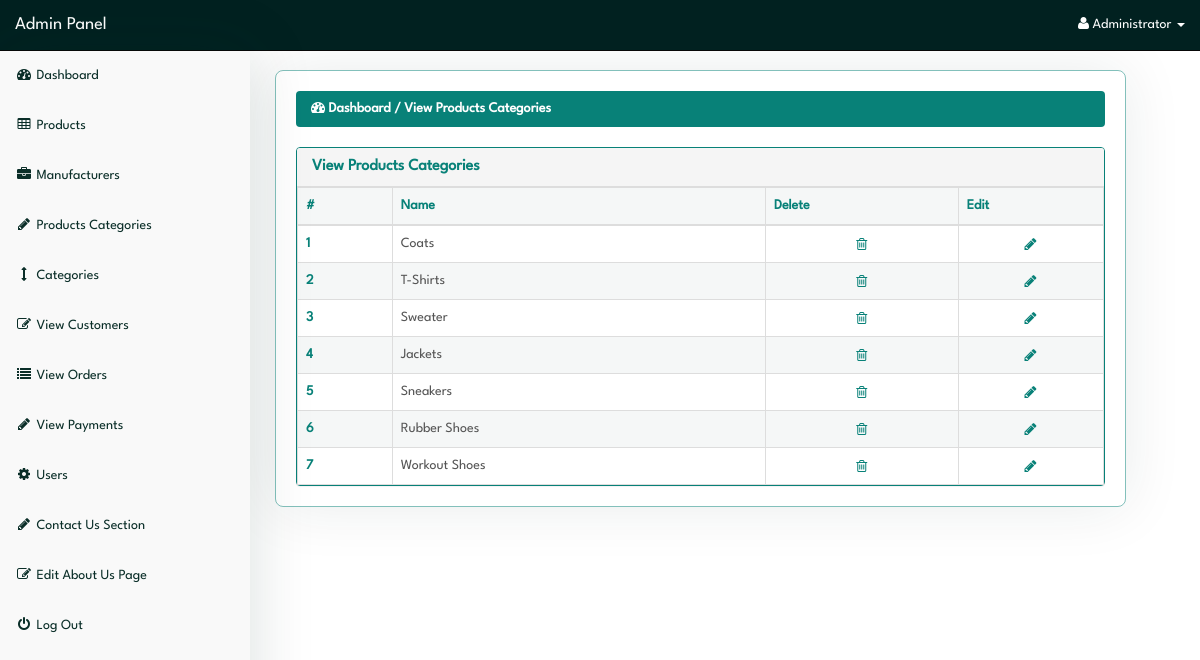
The page /admin/index.php?view_p_cats (signed in) on the database its author committed.
### tables this page shows
CREATE TABLE `product_categories` (
  `p_cat_id` int(10) NOT NULL,
  `p_cat_title` text NOT NULL,
  `p_cat_top` text NOT NULL
);

### admin/view_p_cats.php (the view)
<?php
if(!isset($_SESSION['admin_email'])){
echo "<script>window.open('login.php','_self')</script>";
}
else {
?>
<div class="row">
  <div class="col-lg-12">
    <ol class="breadcrumb">
      <li class="active">
        <i class="fa fa-dashboard"></i> Dashboard / View Products Categories
      </li>
    </ol>
  </div>
</div>
<div class="row">
  <div class="col-lg-12">
    <div class="panel panel-default">
      <div class="panel-heading">
        <h3 class="panel-title">
           View Products Categories
        </h3>
      </div>
      <div class="panel-body">
        <div class="table-responsive">
          <table class="table table-bordered table-hover table-striped">
            <thead>
              <tr>
                <th>#</th>
                <th>Name</th>
                <th>Delete</th>
                <th>Edit</th>
              </tr>
            </thead>
            <tbody>
              <?php
$i=0;
$get_p_cats = "select * from product_categories";
$run_p_cats = mysqli_query($con,$get_p_cats);
while($row_p_cats = mysqli_fetch_array($run_p_cats)){
$p_cat_id = $row_p_cats['p_cat_id'];
$p_cat_title = $row_p_cats['p_cat_title'];
$i++;
?>
              <tr>
                <td> <?php echo $i; ?> </td>
                <td> <?php echo $p_cat_title; ?> </td>
                <td class="button delete">
                  <a href="index.php?delete_p_cat=<?php echo $p_cat_id; ?>">
                    <i class="fa fa-trash-o"></i>
                  </a>
                </td>
                <td class="button edit">
                  <a href="index.php?edit_p_cat=<?php echo $p_cat_id; ?>">
                    <i class="fa fa-pencil"></i>
                  </a>
                </td>
              </tr>
              <?php } ?>
            </tbody>
          </table>
        </div>
      </div>
    </div>
  </div>
</div>
<?php } ?>

### admin/index.php (shortened to what this page needs)
<?php
include("includes/db.php");
if(!isset($_SESSION['admin_email'])){
  echo "<script>window.open('login.php','_self')</script>";
} else {
  $admin_session = $_SESSION['admin_email'];
  $get_admin = "select * from admins  where admin_email='$admin_session'";
  $run_admin = mysqli_query($con,$get_admin);
  $row_admin = mysqli_fetch_array($run_admin);
  $admin_name = $row_admin['admin_name'];
?>
<!DOCTYPE html>
<html>
<head>
  <link href="css/bootstrap.min.css" rel="stylesheet">
  <link href="css/style.css" rel="stylesheet">
  <link href="font-awesome/css/font-awesome.min.css" rel="stylesheet">
</head>
<body>
  <div id="wrapper">
    <?php include("includes/sidebar.php");  ?>
    <div id="page-wrapper">
      <div class="container-fluid">
        <?php
          foreach ($pages as $param => $file) {
              if (isset($_GET[$param])) {
                  include($file);
                  break;
              }
          }
        ?>
      </div>
    </div>
  </div>
</body>
</html>
<?php } ?>

### admin/includes/sidebar.php (shortened to what this page needs)
<?php
if(!isset($_SESSION['admin_email'])){
echo "<script>window.open('login.php','_self')</script>";
}
else {
?>
<nav class="navbar navbar-inverse navbar-fixed-top">
  <div class="navbar-header">
    <a class="navbar-brand" href="index.php?dashboard">Admin Panel</a>
  </div>
  <ul class="nav navbar-right top-nav">
    <li class="dropdown">
      <a href="#" class="dropdown-toggle" data-toggle="dropdown">
        <i class="fa fa-user"></i>
        <?php echo $admin_name; ?> <b class="caret"></b>
      </a>
    </li>
  </ul>
  <div class="collapse navbar-collapse navbar-ex1-collapse">
    <ul class="nav navbar-nav side-nav">
      <li>
        <a href="index.php?dashboard">
          <i class="fa fa-fw fa-dashboard"></i> Dashboard
        </a>
      </li>
      <li>
        <a href="#" data-toggle="collapse" data-target="#products">
          <i class="fa fa-fw fa-table"></i> Products
        </a>
      </li>
      <li>
        <a href="#" data-toggle="collapse" data-target="#manufacturers">
          <i class="fa fa-fw fa-briefcase"></i> Manufacturers
        </a>
      </li>
      <li>
        <a href="#" data-toggle="collapse" data-target="#p_cat">
          <i class="fa fa-fw fa-pencil"></i> Products Categories
        </a>
      </li>
      <li>
        <a href="#" data-toggle="collapse" data-target="#cat">
          <i class="fa fa-fw fa-arrows-v"></i> Categories
        </a>
      </li>
      <li>
        <a href="index.php?view_customers">
          <i class="fa fa-fw fa-edit"></i> View Customers
        </a>
      </li>
      <li>
        <a href="index.php?view_orders">
          <i class="fa fa-fw fa-list"></i> View Orders
        </a>
      </li>
      <li>
        <a href="index.php?view_payments">
          <i class="fa fa-fw fa-pencil"></i> View Payments
        </a>
      </li>
      <li>
        <a href="#" data-toggle="collapse" data-target="#users">
          <i class="fa fa-fw fa-gear"></i> Users
        </a>
      </li>
      <li>
        <a href="#" data-toggle="collapse" data-target="#contact_us">
          <i class="fa fa-fw fa-pencil"> </i> Contact Us Section
        </a>
      </li>
      <li>
        <a href="index.php?edit_about_us">
          <i class="fa fa-fw fa-edit"></i> Edit About Us Page
        </a>
      </li>
      <li>
        <a href="logout.php">
          <i class="fa fa-fw fa-power-off"></i> Log Out
        </a>
      </li>
    </ul>
  </div>
</nav>
<?php } ?>

### admin/css/style.css (style rules this page uses)
:root { --p-clr-100: #088178; --p-clr-200: #ff4015; --p-clr-300: #0000d3; --p-clr-400: #ffb222; --p-clr-500: #0097d3; --p-clr-600: #00ad4e; --p-clr-700: #3a0080; --n-clr-100: #fefefe; --n-clr-200: #f9f9f9; --n-clr-300: #0a2e28; --n-clr-400: #012120; }
*, *::before, *::after { margin: 0; padding: 0; box-sizing: border-box; }
h1, h2, h3, h4, h5, h6 { font-weight: 600; }
body { font-family: 'LeagueSpartan-Regular', Helvetica, Arial, sans-serif; margin-top: 100px; }
@media (min-width: 768px) { body { margin-top: 50px; } }
#wrapper { padding-top: 1rem; padding-left: 255px; }
#page-wrapper { width: 90%; margin-top: 1rem; margin-left: 2rem; border-radius: 8px; border: 1px solid #08817980; box-shadow: 0 0 60px #0a2e2817; }
#page-wrapper .container-fluid { padding: 0; margin: 0; width: 100%; padding: 2rem; }
.top-nav { padding: 0 15px; }
.top-nav > li { display: inline-block; float: left; }
.top-nav > li > a { padding-top: 15px; padding-bottom: 15px; line-height: 20px; color: var(--n-clr-100); }
.navbar-inverse .navbar-nav > li > a { color: var(--n-clr-300); }
.navbar { background-color: var(--n-clr-400); }
.navbar .navbar-header a { color: white; }
.side-nav { position: fixed; top: 51px; width: 250px; border-radius: 0; overflow-y: auto; background-color: var(--n-clr-200); bottom: 0; overflow-x: hidden; padding-bottom: 40px; display: flex; align-items: center; justify-content: flex-start; flex-direction: column; box-shadow: 0 0 60px #0a2e2826; }
.side-nav > li, .side-nav > li > a { width: 100%; }
.row .col-lg-12 .panel { margin: 0; border: 0; }
.panel-body { border-radius: 5px; }
.container-fluid .row .col-lg-12 .breadcrumb { background-color: var(--p-clr-100); }
.container-fluid .row .col-lg-12 .breadcrumb li { color: var(--n-clr-100); font-weight: 600; }
.panel { border: 0; border: 1px solid var(--p-clr-100) !important; }
.panel-default .panel-title { color: #088178; }
.panel-default .panel-body { padding: 0; }
.panel-body .table-responsive .table { margin: 0; }
.table { border-collapse: collapse; }
.table-responsive .table thead tr th, .table-responsive .table tbody tr td:nth-child(1) { color: var(--p-clr-100); font-weight: bold; }
.table-responsive .table thead tr, .table-responsive .table tbody tr:nth-child(even) { background-color: #0b3a370a; }
.table-responsive .table tbody tr:nth-child(odd) { background: none; }
.table-responsive .table tbody tr { border: 0; border: 1px solid #08817950; color: #555; cursor: pointer; }
.table-responsive .table tbody tr td.button { padding: 0; height: 0; }
.table-responsive .table tbody tr td a { display: flex; align-items: center; justify-content: center; color: var(--p-clr-100); width: 100%; height: 100%; text-decoration: none; }

### rows shown on the page
product_categories: p_cat_title "Coats"
product_categories: p_cat_title "T-Shirts"
product_categories: p_cat_title "Sweater"
product_categories: p_cat_title "Jackets"
product_categories: p_cat_title "Sneakers"
product_categories: p_cat_title "Rubber Shoes"
product_categories: p_cat_title "Workout Shoes"

### other values the page prints
$admin_name "Administrator"
